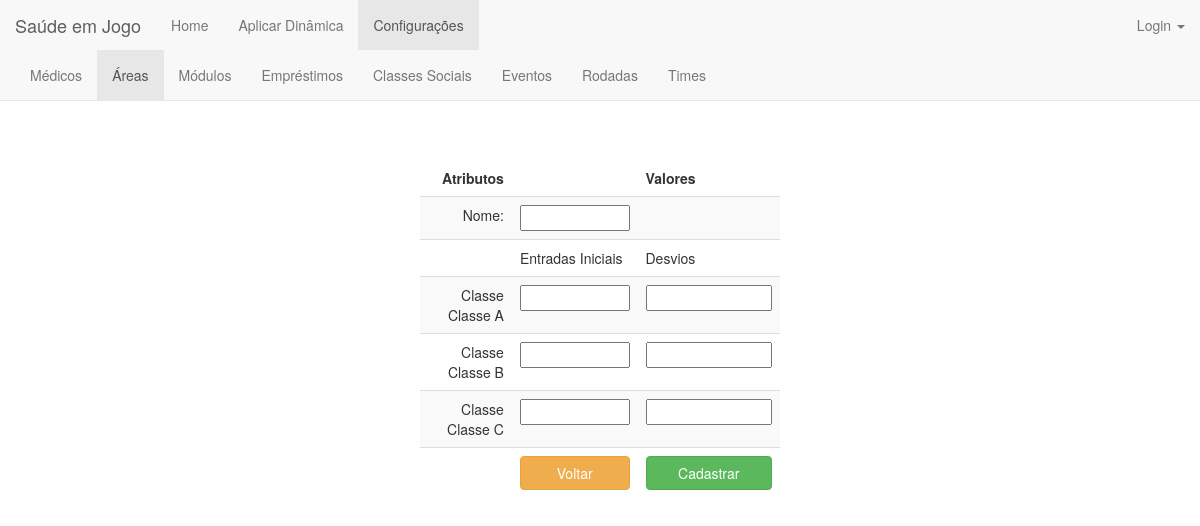
Screenshot of /area/new/ with the database file from the repository.
### jogo/models.py (models this page shows)
class Classe_Social(models.Model):
    classificacao = ((1, '1'), (2, '2'), (3, '3'))
    nome = models.CharField(max_length=200)
    preco_atendimento = models.FloatField(validators=[MinValueValidator(0.0)])
    nivel_especialidade = models.FloatField(validators=[MinValueValidator(0.0), MaxValueValidator(3.0)])
    nivel_tecnologia = models.FloatField(validators=[MinValueValidator(0.0), MaxValueValidator(3.0)])
    media_conforto = models.FloatField(validators=[MinValueValidator(0.0), MaxValueValidator(3.0)])
    velocidade_atendimento = models.FloatField(validators=[MinValueValidator(0.0), MaxValueValidator(3.0)])

### jogo/views.py (the view)
# urls.py: url(r'^area/new/$', views.area_new, name='area_new'),
def area_new(request):
    if request.method == 'POST':
        form = Area_Form(request.POST)
        classes_sociais = Classe_Social.objects.order_by('id')
        list_entradas = request.POST.getlist('entrada')
        list_desvios =  request.POST.getlist('desvios')
        request.POST = request.POST.copy()
        form_ac = []
        nomes = []
        for i in range(0, len(list_entradas)):
            form_area_classesocial = Area_Classe_Social_Form(
                    initial={'entrada': list_entradas[i], 'desvios': list_desvios[i]})
            form_ac.append(form_area_classesocial)
        classes_sociais = Classe_Social.objects.order_by('id')
        for a in classes_sociais:
            nomes.append(a.nome)
        list = zip(form_ac, nomes)
        if form.is_valid():
            for entrada in list_entradas:
                request.POST['entrada'] = entrada
                form_area_classesocial = Area_Classe_Social_Form(request.POST)
                if not form_area_classesocial.is_valid():
                        return render(request, 'area/area_edit.html',
                                      {'form': form, 'id': id, 'classes_sociais': classes_sociais,
                                       'form_area_classesocial': form_area_classesocial,'list':list})
            for desvio in list_desvios:
                request.POST['desvios'] = desvio
                form_area_classesocial = Area_Classe_Social_Form(request.POST)
                if not form_area_classesocial.is_valid():
                    return render(request, 'area/area_edit.html',
                                  {'form': form, 'id': id, 'classes_sociais': classes_sociais,
                                   'form_area_classesocial': form_area_classesocial,'list':list})
            area = form.save()
            list_entradas = iter(list_entradas)
            list_desvios = iter(list_desvios)
            for classe in Classe_Social.objects.order_by('id'):
                area_classesocial = Area_Classe_Social(area=area,classe_social=classe,entrada=next(list_entradas),desvios=next(list_desvios))
                area_classesocial.save()
            return HttpResponseRedirect('/area')
        else:
            return render(request, 'area/area_edit.html',
                          {'form': form, 'id': id, 'classes_sociais': classes_sociais,
                           'form_area_classesocial': form_area_classesocial,'list':list})
    else:
        form = Area_Form()
        classes_sociais = Classe_Social.objects.order_by('id')
        form_ac = []
        nomes = []
        for a in classes_sociais:
            form_area_classesocial = Area_Classe_Social_Form()
            form_ac.append(form_area_classesocial)
            nomes.append(a.nome)
        list = zip(form_ac, nomes)
        return render(request, 'area/area_new.html',
                      {'form': form, 'id': id, 'classes_sociais': classes_sociais, 'list':list})

### jogo/forms.py
class Area_Form(forms.ModelForm):
    class Meta:
        model = Area
        fields = '__all__'
        widgets = {
            'nome': forms.TextInput(attrs={'class': 'col-xs-12'}),
        }
        error_messages = {
            'nome': {'max_length': "O campo Nome deve conter no máximo 200 caracteres.",
                     'required': "O campo Nome deve ser preenchido.",
                     },
        }

### jogo/templates/area/area_new.html (shortened to what this page needs)
{% extends 'jogo/base_configuracoes.html' %}
{% block area %}class="active"{% endblock %}
{% block body %}
    <center><h1>Cadastrar Área</h1></center><br>
<form action="." method="POST">{% csrf_token %}
    <div style="width: 30%; position: absolute; top:20%; bottom: 0; left: 0; right: 0; margin: 0 auto;">
        <table class="table table-striped" align="center">
            <thead>
            <tr>
                <td align="right"><b>Atributos</b></td>
                <td></td>
                <td align="left"><b>Valores</b></td>
            </tr>
            </thead>
            <tbody>
            <tr>
                <td align="right">Nome:</td>
                <td align="left">{{form.nome}}</td>
                <td></td>
            </tr>
           <tr>
                <td></td>
                <td align="left">Entradas Iniciais</td>
                <td align="left" >Desvios</td>
            </tr>
             {% for classe, nome in list%}
            <tr>
                <td align="right">Classe {{ nome}} </td>
                <td align="right">{{classe.entrada}}</td>
                <td align="left">{{classe.desvios}}</td>
            </tr>
            {% endfor%}
            <tr>
                <td></td>
                <td align="right"><a  style="text-decoration:none;" href="{% url 'jogo:area_index' %}"><button type="button" class="btn btn-warning btn-block" >Voltar</button></a></td>
                <td align="left"><button type="submit" class="btn btn-success btn-block" >Cadastrar</button></td>
            </tr>
            </tbody>
        </table>
    </div>
</form>
{% endblock body %}

### rows the page displays
Classe_Social: list "Classe A"
Classe_Social: list "Classe B"
Classe_Social: list "Classe C"
